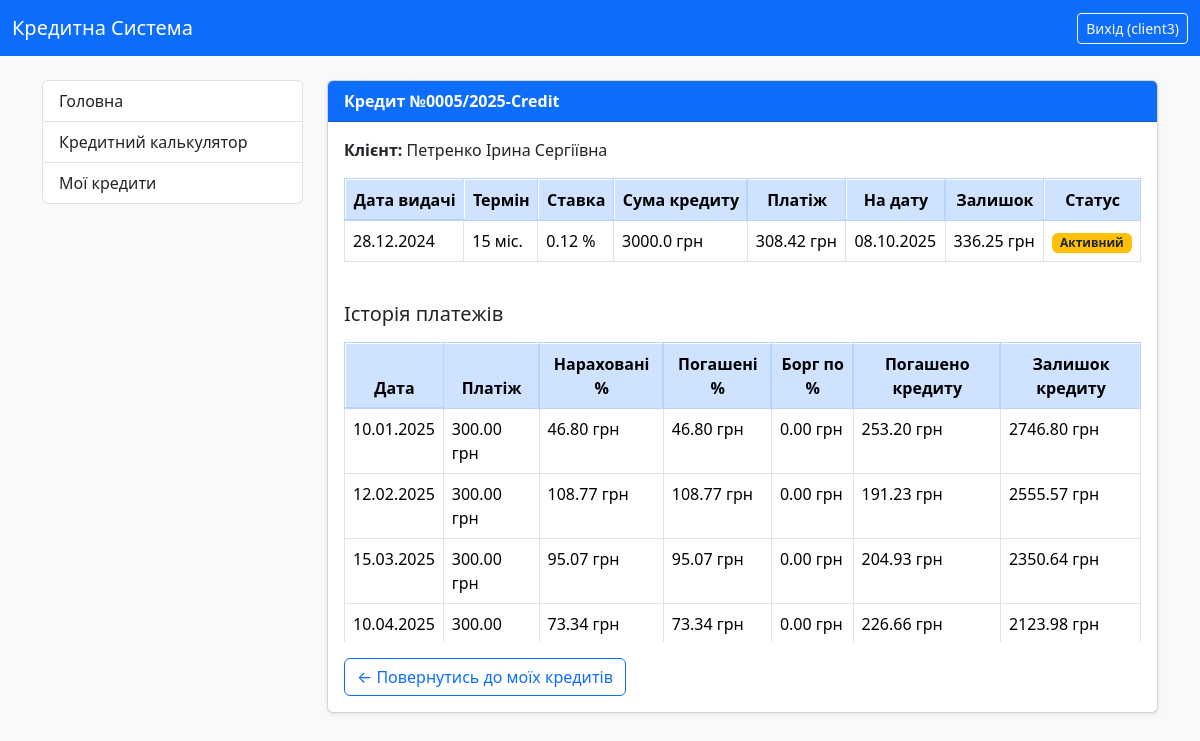
/credit/5/ (signed in), run on the app's committed database.
### credit_system/models.py (models this page shows, shortened)
class CustomUser(AbstractUser):
    ROLE_CHOICES = (
        ('admin', 'Адмін'),
        ('manager', 'Менеджер'),
        ('client', 'Клієнт'),
    )
    role = models.CharField(
        max_length=10,
        choices=ROLE_CHOICES,
        default='client',
        verbose_name="Роль користувача"
    )
    middle_name = models.CharField(max_length=100, verbose_name="По батькові", blank=True)
    IPN = models.CharField(
        max_length=10,
        unique=True,
        verbose_name="ІПН",
        validators=[numeric_validator],
        null=True,
        blank=True
    )
    phone_number = models.CharField(max_length=20, verbose_name="Номер телефону", blank=True)
    address = models.CharField(max_length=255, verbose_name="Адреса", blank=True)
    date_of_birth = models.DateField(verbose_name="Дата народження", null=True, blank=True)
    SEX_CHOICES = (
        ('m', 'Чоловіча'),  # Значення в базі: 'm', Зображається: 'Чоловіча'
        ('w', 'Жіноча'),  # Значення в базі: 'w', Зображається: 'Жіноча'
    )
    sex = models.CharField(
        max_length=1,
        choices=SEX_CHOICES,
        default='m',
        verbose_name="Стать",
        blank=True,
        null=True
    )
    address_registration = models.CharField(max_length=255, verbose_name="Адреса прописки", blank=True)
    address_residential = models.CharField(max_length=255, verbose_name="Адреса проживання", blank=True)
    place_of_birth = models.CharField(max_length=255, verbose_name="Місце народження", blank=True)
    passport_series = models.CharField(max_length=2, verbose_name="Серія паспорту", blank=True)
    passport_number = models.CharField(max_length=10, verbose_name="Номер паспорту", blank=True)
    passport_vidan = models.CharField(max_length=255, verbose_name="Орган що видав паспорт", blank=True)
    passport_date = models.DateField(verbose_name="Дата видачі паспорта", null=True, blank=True)
    work_place = models.CharField(max_length=100, verbose_name="Місце роботи", blank=True)
    position = models.CharField(max_length=100, verbose_name="Посада", blank=True)
    notes = models.CharField(max_length=255, verbose_name="Нотатки", blank=True)
    def __str__(self):
        full_name = f"{self.last_name} {self.first_name} {self.middle_name}".strip()
        return full_name or self.username
    @property
    def is_manager(self):
        return self.role == 'manager' or self.is_superuser
    @property
    def is_client(self):
        return self.role == 'client'
    class Meta:
        verbose_name = "Користувач"
        verbose_name_plural = "Користувачі"

class Credit(models.Model):
    user = models.ForeignKey(CustomUser, on_delete=models.CASCADE, related_name='credits', verbose_name="Користувач")
    number = models.CharField(max_length=100, verbose_name="Номер кредиту", blank=True)
    number1 = models.IntegerField(verbose_name="Порядковий номер", null=True, blank=True)
    number2 = models.IntegerField(verbose_name="Рік видачі", null=True, blank=True)
    number3 = models.CharField(max_length=20, verbose_name="Постфікс/Підрозділ", blank=True)
    summa_credit = models.FloatField(verbose_name="Сума кредиту")
    percent = models.FloatField(verbose_name="Добова відсоткова ставка (%)")
    start_date = models.DateField(verbose_name="Дата видачі")
    srok_months = models.IntegerField(verbose_name="Термін кредиту (місяці)")
    day_of_pay = models.IntegerField(default=15, verbose_name="Плановий день оплати")
    purpose = models.CharField(max_length=255, verbose_name="Ціль кредиту", blank=True)
    note = models.TextField(verbose_name="Примітка", blank=True)
    ostatok = models.FloatField(verbose_name="Залишок кредиту")
    closed = models.BooleanField(default=False, verbose_name="Кредит закрит")
    last_pay_date = models.DateField(null=True, blank=True, verbose_name="Дата останнього платежу")
    dolg_percent = models.FloatField(default=0, verbose_name="Борг по оплаті %")
    plan_pay = models.FloatField(verbose_name="Плановий платіж", blank=True)
    class Meta:
        verbose_name = "Кредит"
        verbose_name_plural = "Кредити"
        unique_together = ('number1', 'number2')

class Payment(models.Model):
    credit = models.ForeignKey(Credit, on_delete=models.CASCADE, related_name='payments', verbose_name="Кредит")
    date_pay = models.DateField(default=date.today, verbose_name="Дата платежу")
    summa_percent = models.DecimalField(max_digits=10, decimal_places=2, verbose_name="Нараховано %")
    pay = models.DecimalField(max_digits=10, decimal_places=2, verbose_name="Сума платежу")
    pog_summa_percent = models.DecimalField(max_digits=10, decimal_places=2, verbose_name="Погашено %")
    dolg_percent = models.DecimalField(default=0, max_digits=10, decimal_places=2, verbose_name="Борг по оплаті %")
    pog_credit = models.DecimalField(max_digits=10, decimal_places=2, verbose_name="Погашено кредиту")
    ostatok = models.DecimalField(max_digits=10, decimal_places=2, verbose_name="Залишок кредиту")
    ost_payment = models.DecimalField(max_digits=10, decimal_places=2, verbose_name="Залишок платежу")
    class Meta:
        verbose_name = "Платіж"
        verbose_name_plural = "Платежі"

### credit_system/views.py (the view)
# urls.py: path('credit/<int:pk>/', views.CreditDetailView.as_view(), name='credit_detail'),
class CreditDetailView(LoginRequiredMixin, DetailView):
    model = Credit
    template_name = 'credit_system/credit_detail.html'
    context_object_name = 'credit'
    def get_context_data(self, **kwargs):
        context = super().get_context_data(**kwargs)
        current_credit = context['credit']
        queryset = Payment.objects.filter(credit=current_credit).order_by('date_pay')
        if not (self.request.user.is_superuser or self.request.user.is_manager):
            queryset = queryset.filter(credit__user=self.request.user)
        return_to = self.request.GET.get('next')
        if return_to == 'client_detail' and (self.request.user.is_superuser or self.request.user.is_manager):
            context['return_to_client_detail'] = True
        else:
            context['return_to_client_detail'] = False
        context['payments'] = queryset
        return context

### credit_system/templates/credit_system/credit_detail.html
{% extends "credit_system/base.html" %}
{% block content %}
{% load static %}
    <div class="card shadow-sm">
        <div class="card-header bg-primary text-white">
            <strong>Кредит №{{ credit.number }}</strong>
        </div>
        <div class="card-body">
            <p><strong>Клієнт:</strong> {{ credit.user }}</p>
            <div class="table-responsive mb-4">
                <table class="table table-bordered table-hover">
                    <thead class="table-primary text-center">
                        <tr>
                            <th>Дата видачі</th>
                            <th>Термін</th>
                            <th>Ставка</th>
                            <th>Сума кредиту</th>
                            <th>Платіж</th>
                            <th>На дату</th>
                            <th>Залишок</th>
                            <th>Статус</th>
                        </tr>
                    </thead>
                    <tbody>
                        <tr>
                            <td>{{ credit.start_date|date:"d.m.Y" }}</td>
                            <td>{{ credit.srok_months }} міс.</td>
                            <td>{{ credit.percent }} %</td>
                            <td>{{ credit.summa_credit }} грн</td>
                            <td>{{ credit.plan_pay }} грн</td>
                            <td>{{ credit.last_pay_date|date:"d.m.Y" }}</td>
                            <td>{{ credit.ostatok }} грн</td>
                            <td>
                            {% if credit.closed %}
                                <span class="badge bg-success">Закритий</span>
                            {% else %}
                                <span class="badge bg-warning text-dark">Активний</span>
                            {% endif %}
                            </td>
                        </tr>
                    </tbody>
                </table>
            </div>
            <h5 class="mb-3">Історія платежів</h5>
            <div class="table-responsive" style="max-height: 300px; overflow-y: auto; position: relative;">
                <table class="table table-bordered table-hover">
                    <thead class="table-primary text-center">
                        <tr>
                            <th>Дата</th>
                            <th>Платіж</th>
                            <th>Нараховані %</th>
                            <th>Погашені %</th>
                            <th>Борг по %</th>
                            <th>Погашено кредиту</th>
                            <th>Залишок кредиту</th>
                        </tr>
                    </thead>
                    <tbody>
                        {% for payment in payments %}
                            <tr>
                                <td>{{ payment.date_pay|date:"d.m.Y" }}</td>
                                <td>{{ payment.pay|floatformat:2 }} грн</td>
                                <td>{{ payment.summa_percent|floatformat:2 }} грн</td>
                                <td>{{ payment.pog_summa_percent|floatformat:2 }} грн</td>
                                <td>{{ payment.dolg_percent|floatformat:2 }} грн</td>
                                <td>{{ payment.pog_credit|floatformat:2 }} грн</td>
                                <td>{{ payment.ostatok|floatformat:2 }} грн</td>
                            </tr>
                        {% empty %}
                            <tr>
                                <td colspan="7">Платежі по цьому кредиту ще не надходили.</td>
                            </tr>
                        {% endfor %}
                    </tbody>
                </table>
            </div>
            {% if user.is_superuser or user.is_manager %}
                {% if return_to_client_detail %}
                    <a href="{% url 'client_detail' credit.user.pk %}" class="btn btn-outline-primary mt-3">
                        ← Повернутись до картки клієнта
                    </a>
                {% else %}
                    <a href="{% url 'all_credits_list' %}" class="btn btn-outline-primary mt-3">
                        ← Повернутись до списку кредитів
                    </a>
                {% endif %}
                <a href="{% url 'add_payment' credit.pk %}" class="btn btn-primary mt-3">Додати платіж</a>
            {% elif user.is_client %}
                <a href="{% url 'user_credits_list' %}" class="btn btn-outline-primary mt-3">
                    ← Повернутись до моїх кредитів
                </a>
            {% endif %}
        </div>
    </div>
{% endblock %}

### credit_system/templates/credit_system/base.html (shortened to what this page needs)
{% load static %}
<!DOCTYPE html>
<html lang="uk">
<head>
    <link href="https://cdn.jsdelivr.net/npm/bootstrap@5.3.3/dist/css/bootstrap.min.css" rel="stylesheet">
    <link rel="stylesheet" href="{% static 'credit_system/style.css' %}">
</head>
<body class="bg-light">
<nav class="navbar navbar-expand-lg navbar-dark bg-primary">
  <div class="container-fluid">
    <a class="navbar-brand" href="{% url 'index' %}">Кредитна Система</a>
    <div class="d-flex">
      {% if user.is_authenticated %}
        <form method="post" action="{% url 'logout' %}" class="d-inline">
          <button type="submit" class="btn btn-outline-light btn-sm">
            Вихід ({{ user.username }})
          </button>
        </form>
      {% else %}
        <a href="{% url 'login' %}" class="btn btn-outline-light btn-sm">Вхід</a>
      {% endif %}
    </div>
  </div>
</nav>
<div class="container mt-4">
  <div class="row">
    <div class="col-lg-3 mb-3">
      <div class="list-group">
        <a href="{% url 'index' %}" class="list-group-item list-group-item-action">
          Головна
        </a>
        <a href="{% url 'credit_calculator' %}" class="list-group-item list-group-item-action">
          Кредитний калькулятор
        </a>
        {% if user.is_authenticated %}
            {% if user.is_superuser or user.is_manager %}
                <a href="{% url 'all_credits_list' %}" class="list-group-item list-group-item-action">
                    Кредитний портфель
                </a>
                <a href="{% url 'all_clients_list' %}" class="list-group-item list-group-item-action">
                    Список клієнтів
                </a>
            {% elif user.is_client %}
                <a href="{% url 'user_credits_list' %}" class="list-group-item list-group-item-action">
                    Мої кредити
                </a>
            {% endif %}
        {% endif %}
      </div>
    </div>
    <div class="col-lg-9">
      {% block content %}
      {% endblock %}
    </div>
  </div>
</div>
</body>
</html>

### credit_system/static/credit_system/style.css (style rules this page uses)
body { background-color: #f8f9fa; }
.table-responsive { max-height: 300px; overflow-y: auto; }
.table-responsive thead th { position: sticky; top: 0; background-color: #cfe2ff; z-index: 2; }
.card { overflow: visible !important; }
.table-responsive { max-height: 300px; overflow-y: auto; position: relative; }
.table.table-bordered { border-collapse: collapse; }
.table-responsive thead th { position: sticky; top: 0; z-index: 6; background-color: #cfe2ff; border: 1px solid #b6d4fe; box-shadow: inset 0 -1px 0 #b6d4fe, 0 1px 1px rgba(0,0,0,0.04); transform: translateZ(0); }
.table thead th { border-bottom: 2px solid #b6d4fe !important; }
.table tbody td { border: 1px solid #dee2e6; }
.table thead tr > th + th { box-shadow: -1px 0 0 #b6d4fe inset; }
.table-responsive thead { transform: translateZ(0); backface-visibility: hidden; will-change: transform; }
.table-responsive thead th { -webkit-font-smoothing: antialiased; -moz-osx-font-smoothing: grayscale; }

### data on the page
CustomUser: username "client3"
Credit: number "0005/2025-Credit", user "Петренко Ірина Сергіївна", start_date "28.12.2024", srok_months "15", percent "0.12", summa_credit "3000.0", plan_pay "308.42", last_pay_date "08.10.2025", ostatok "336.25"
Payment: date_pay "10.01.2025", pay "300.00", summa_percent "46.80", pog_summa_percent "46.80", dolg_percent "0.00", pog_credit "253.20", ostatok "2746.80"
Payment: date_pay "12.02.2025", pay "300.00", summa_percent "108.77", pog_summa_percent "108.77", dolg_percent "0.00", pog_credit "191.23", ostatok "2555.57"
Payment: date_pay "15.03.2025", pay "300.00", summa_percent "95.07", pog_summa_percent "95.07", dolg_percent "0.00", pog_credit "204.93", ostatok "2350.64"
Payment: date_pay "10.04.2025", pay "300.00", summa_percent "73.34", pog_summa_percent "73.34", dolg_percent "0.00", pog_credit "226.66", ostatok "2123.98"
